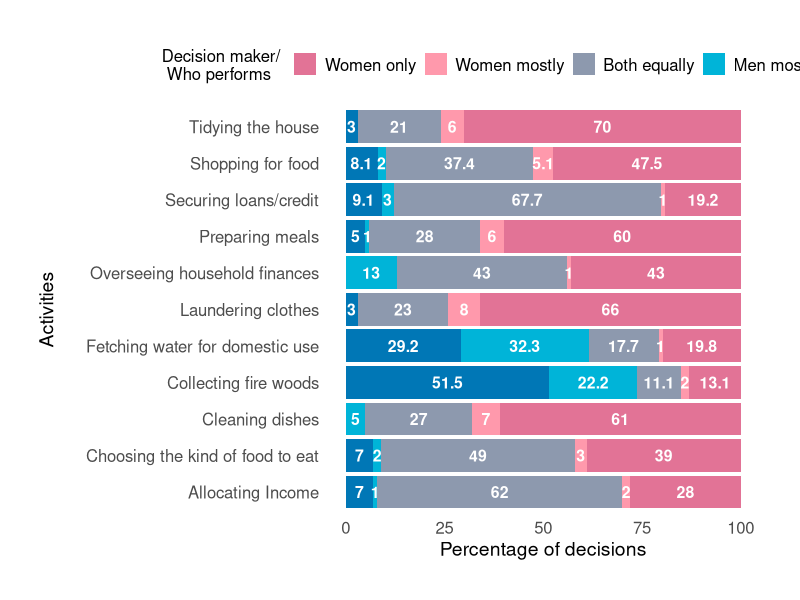
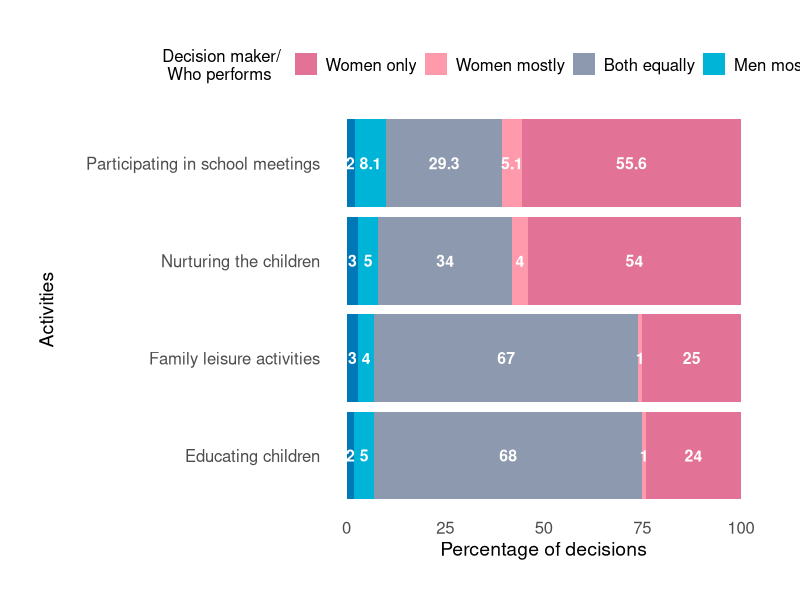
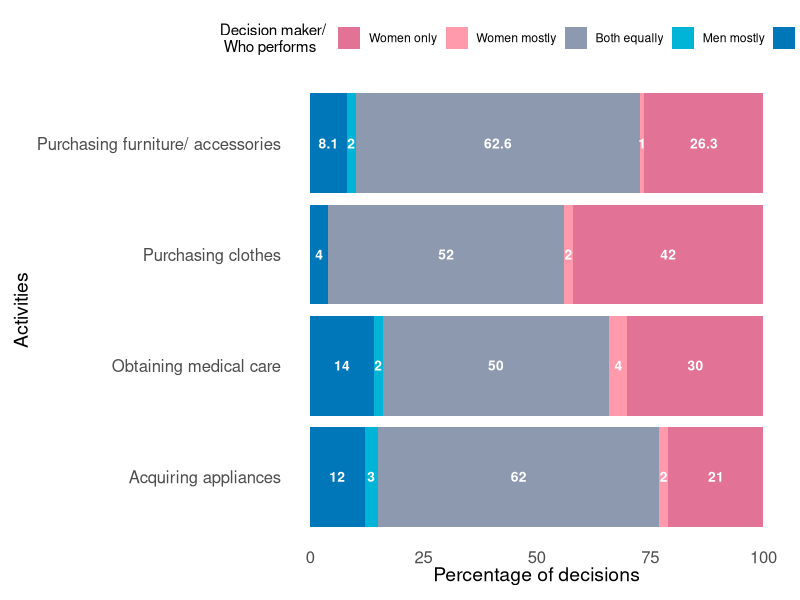
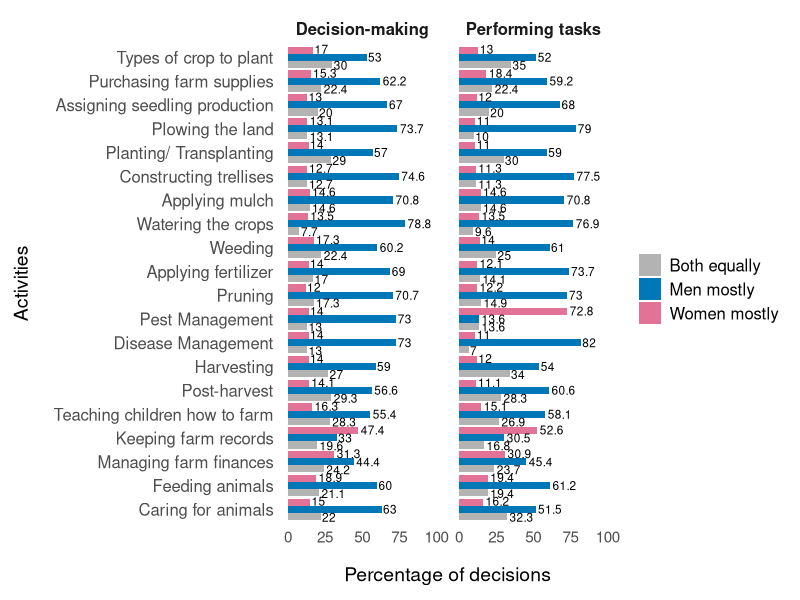

These figures' R source, in order:
## set working directory
# setwd("D:/Githu-repository/data-consultation-2025/gender-ktp")
setwd("~/Github repository/data-consultation-2025/gender-ktp")


## load packages
library(tidyverse)
library(readxl)

## data management
hh_mgmt_dta <- read_excel("data/gender-ktp-data.xlsx")
hh_fam_child_care_dta <- read_excel("data/gender-ktp-data.xlsx", 2)
hh_family_needs_dta <- read_excel("data/gender-ktp-data.xlsx", 3)
hh_farming_tasks <- read_excel("data/gender-ktp-data.xlsx", 4)

## gender roles in decision-making and performance of household management
p_hh_mgmt <- 
  hh_mgmt_dta %>% 
  group_by(activities) %>% 
  mutate(pct = count / sum(count) * 100) %>%
  filter(pct != 0) %>% 
  mutate(decision = factor(decision, levels = c("Women only", "Women mostly", "Both equally", "Men mostly", "Men only"))) %>% 
  ggplot(aes(y = activities, x = pct, fill = decision)) +
  geom_col() +
  # label values with percent
  geom_text(aes(label = round(pct, 1)), position = position_stack(vjust = 0.5), fontface = "bold", color = "white", size = 4) +
  scale_fill_manual(values = c("#e27396", "#ff99ac", "#8d99ae", "#00b4d8", "#0077b6")) +
  labs(x = "Percentage of decisions", y = "Activities", fill = "Decision maker/ \n Who performs") +
  theme_minimal() +
  theme(plot.margin = margin(1, 1, 1, 1, "cm"),
        panel.grid = element_blank(),
        legend.title = element_text(size = 12),
        legend.text = element_text(size = 12),
        axis.text.x = element_text(size = 12),
        axis.text.y = element_text(size = 12),
        axis.title.x = element_text(size = 14),
        axis.title.y = element_text(size = 14, margin = margin(r = 20)),
        legend.position = "top",
        legend.box = "horizontal")

### saving plot
ggsave("figures/household_management.jpeg", 
       plot = p_hh_mgmt, 
       width = 11, height = 6.5, dpi = 300, units = "in")


## gender roles in decision-making and performance of family and child care
p_hh_fam_child_care <- 
  hh_fam_child_care_dta %>% 
  group_by(activities) %>% 
  mutate(pct = count / sum(count) * 100) %>% 
  mutate(decision = factor(decision, levels = c("Women only", "Women mostly", "Both equally", "Men mostly", "Men only"))) %>% 
  ggplot(aes(y = activities, x = pct, fill = decision)) +
  geom_col() +
  # label values with percent
  geom_text(aes(label = round(pct, 1)), position = position_stack(vjust = 0.5), fontface = "bold", color = "white", size = 4) +
  scale_fill_manual(values = c("#e27396", "#ff99ac", "#8d99ae", "#00b4d8", "#0077b6")) +
  labs(x = "Percentage of decisions", y = "Activities", fill = "Decision maker/ \n Who performs") +
  theme_minimal() +
  theme(plot.margin = margin(1, 1, 1, 1, "cm"),
        panel.grid = element_blank(),
        legend.title = element_text(size = 12),
        legend.text = element_text(size = 12),
        axis.text.x = element_text(size = 12),
        axis.text.y = element_text(size = 12),
        axis.title.x = element_text(size = 14),
        axis.title.y = element_text(size = 14, margin = margin(r = 20)),
        legend.position = "top",
        legend.box = "horizontal")

### saving plot
ggsave("figures/family_child_care.jpeg", 
       plot = p_hh_fam_child_care, 
       width = 11, height = 3.5, dpi = 300, units = "in")


## Gender roles in decision-making and performance of personal and family needs
p_hh_family_needs <- 
  hh_family_needs_dta |> 
  group_by(activities) |> 
  mutate(pct = count / sum(count) * 100) |> 
  ungroup() |>
  mutate(decision = factor(decision, levels = c("Women only", "Women mostly", "Both equally", "Men mostly", "Men only"))) |> 
  filter(pct != 0) |> 
  ggplot(aes(y = activities, x = pct, fill = decision)) +
  geom_col() +
  geom_text(aes(label = round(pct, 1)), position = position_stack(vjust = 0.5), size = 3.5, color = "white", fontface = "bold") +
  scale_fill_manual(values = c("#e27296", "#ff9aac", "#8d99af", "#00b4d7", "#0077b9")) +
  labs(
    x = "Percentage of decisions",
    y = "Activities",
    fill = "Decision maker/ \n Who performs"
  ) +
  theme_minimal() +
  theme(
    plot.margin = margin(rep(10, 4)),
    legend.position = "top",
    panel.grid = element_blank(),
    axis.text.y = element_text(size = 12),
    axis.text.x = element_text(size = 12),
    axis.title.x = element_text(size = 14, margin = margin(r=15)),
    axis.title.y = element_text(size = 14)
  )

## saving plot
ggsave(
  filename = "figures/household-family-needs.jpeg",
  plot = p_hh_family_needs,
  width = 10,
  height = 3,
  dpi = 300
)


## Gender Roles in Decision-Making and Performance of Vegetable Farming Tasks 
activities_levels <- 
  hh_farming_tasks |> 
  select(activities) |> 
  distinct(activities) |> 
  pull(activities)


p_farming_task <- 
  hh_farming_tasks |> 
  mutate(decision_maker_bi = case_when(
    str_detect(decision_maker, "Men") ~ "Men mostly",
    str_detect(decision_maker, "Women") ~ "Women mostly",
    str_detect(decision_maker, "Both") ~ "Both equally"
  )) |> 
  group_by(activities, decision_maker_bi) |> 
  summarise(who_decide_bi = sum(who_decide),
            who_perform_bi = sum(who_perform)) |>
  ungroup() |> 
  group_by(activities) |> 
  mutate(
    pct_decide = who_decide_bi / sum(who_decide_bi) * 100,
    pct_perform = who_perform_bi / sum(who_perform_bi) * 100
  ) |> 
  ungroup() |> 
  pivot_longer(cols= c(pct_decide, pct_perform), 
               names_to = "type", 
               values_to = "pct") |> 
  mutate(activities = factor(activities, levels = activities_levels)) |> 
  mutate(activities = fct_rev(activities)) |>
  mutate(type = recode(type, 
                       pct_decide = "Decision-making", 
                       pct_perform = "Performing tasks")) |>
  ggplot((aes(y = activities, x = pct, fill = decision_maker_bi))) +
  geom_col(position = "dodge") +
  geom_text(aes(label = round(pct, 1)), 
            position = position_dodge(width = 1), 
            hjust = -0.1,
            size = 3) +
  scale_x_continuous(limits = c(0, 100)) +
  scale_fill_manual(values = c("gray70", "#0077b6", "#e27396")) +
  facet_wrap(~type) +
  theme_minimal() +
  labs(
    x = "Percentage of decisions",
    y = "Activities",
    fill = element_blank()
  ) +
  theme(
    plot.margin = margin(rep(10, 4)),
    panel.grid = element_blank(),
    strip.text = element_text(size = 12, face = "bold"),
    axis.text.y = element_text(size = 12),
    axis.text.x = element_text(size = 11),
    axis.title.x = element_text(size = 14, margin = margin(t = 15)),
    axis.title.y = element_text(size = 14, margin = margin(r = 15)),
    legend.text = element_text(size = 12)
  )

## saving plot
ggsave(
  plot = p_farming_task,
  filename = "figures/household-farming-tasks.jpeg",
  width = 10,
  height = 10,
  dpi = 400
)
